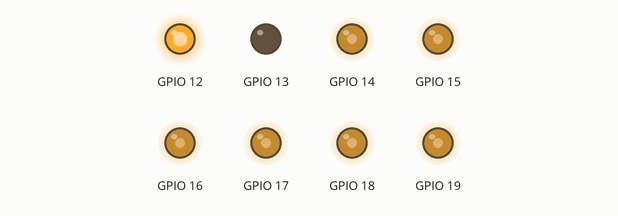
Recording of a program running on a simulated ESP32 board running MicroPython. Parts: output pins drawn as LEDs (lit = HIGH). At 16.0 s the program stops and its outputs stay as they are.

Above: at 0.1 s.
At 2.1 s:
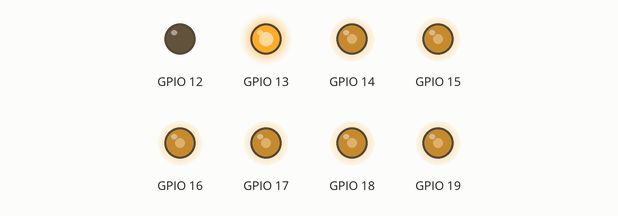
At 4.1 s:
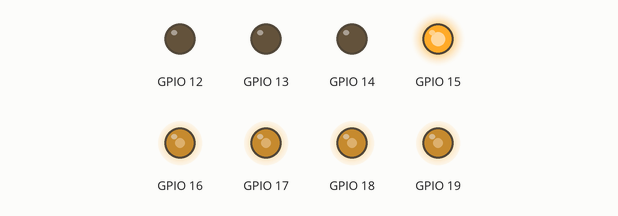
At 8.1 s:
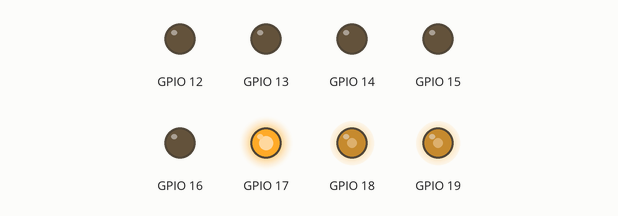
At 12.1 s:
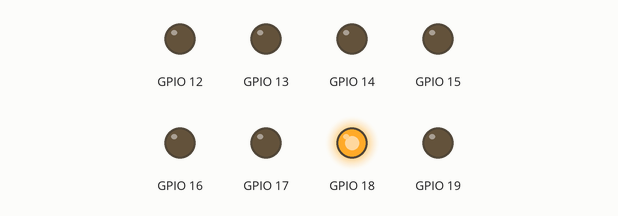
At 16.1 s:
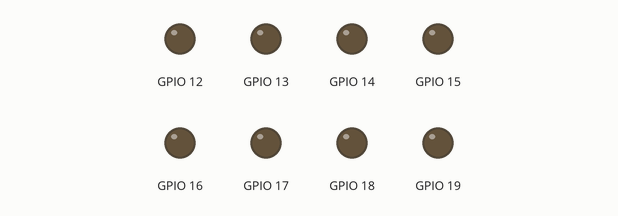
Timing chart, 0 to 17.5 s (numbered marks = the images above):
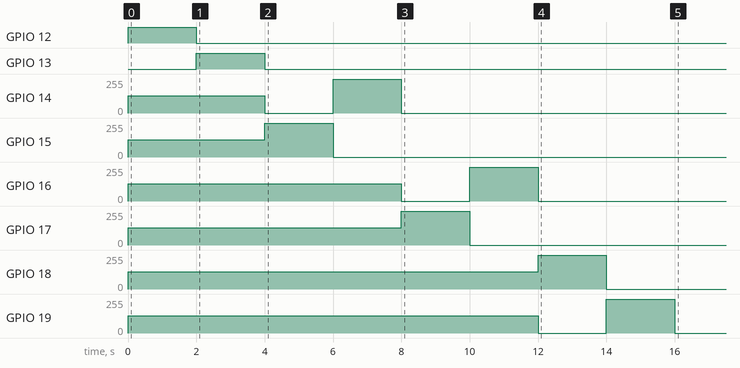

The program:

rpi_motors.py
```python
from time import sleep
from machine import PWM, Pin

class Motor:

    def __init__(self, pin_fwd, pin_rvr):
        self.fwd = PWM(Pin(pin_fwd))
        self.fwd.freq(500)
        self.rvr = PWM(Pin(pin_rvr))
        self.rvr.freq(500)

    def rotate(self, power):
    # Para hacer que el motor vaya hacia adelante, acciona el PWM con el duty_u16_cycle que corresponda a power.
    # Si power = 100 significa que la potencia es del 100%, duty_u16_cycle = 100%.
        if power > 0:
            #To convert the duty_u16_cycle percentage value to the 0-1023 range (power range), you can multiply it by a factor of 10.24.
            power = (power)/100
            self.fwd.duty_u16(int(power * 65535))
            self.rvr.duty_u16(0)
        # Para hacer que el motor vaya hacia atrás, acciona el PWM con el duty_u16_cycle que corresponda a -power.
        # Si power = -100 significa que la potencia es del 100%, duty_u16_cycle = 100%.
        elif power < 0:
            power = (-power)/100
            self.fwd.duty_u16(0)
            self.rvr.duty_u16(int(power * 65535))


        else:
            self.fwd.duty_u16(0)
            self.rvr.duty_u16(0)

            self.stop

    def stop(self):
        self.fwd.duty_u16(0)
        self.rvr.duty_u16(0)

'''
Motor interface.

        front
    M1  _____  M2
       |     |
       |     |
       |     |
    M4 |_____| M3
'''

class Car:

    m1 = Motor(12, 13)
    m2 = Motor(15, 14)
    m3 = Motor(17, 16)
    m4 = Motor(18, 19)

    motors = [m1, m2, m3, m4]

    def __init__(self):
        None

    def move(self, power):
        for i in range(4):
            self.motors[i].rotate(power)

    def stop(self):
        self.move(0)

    def test(self):
        for i in range(4):
            self.motors[i].rotate(100)
            sleep(2)
            self.motors[i].rotate(-100)
            sleep(2)
            self.motors[i].stop()


if __name__ == "__main__":
    car = Car()
    car.test()
```

Measured:
- by itself, GPIO 12: LOW → HIGH at 0.00 s, → LOW 2.0 s later
- by itself, GPIO 13: LOW → HIGH at 2.0 s, → LOW 2.0 s later
- by itself, GPIO 14: 0/255 → 128/255 at 0.00 s, → 0/255 4.0 s later, → 255/255 2.0 s later, → 0/255 2.0 s later
- by itself, GPIO 15: 0/255 → 128/255 at 0.00 s, → 255/255 4.0 s later, → 0/255 2.0 s later
- by itself, GPIO 16: 0/255 → 128/255 at 0.00 s, → 0/255 8.0 s later, → 255/255 2.0 s later, → 0/255 2.0 s later
- by itself, GPIO 17: 0/255 → 128/255 at 0.00 s, → 255/255 8.0 s later, → 0/255 2.0 s later
- by itself, GPIO 18: 0/255 → 128/255 at 0.00 s, → 255/255 12.0 s later, → 0/255 2.0 s later
- by itself, GPIO 19: 0/255 → 128/255 at 0.00 s, → 0/255 12.0 s later, → 255/255 2.0 s later, → 0/255 2.0 s later
